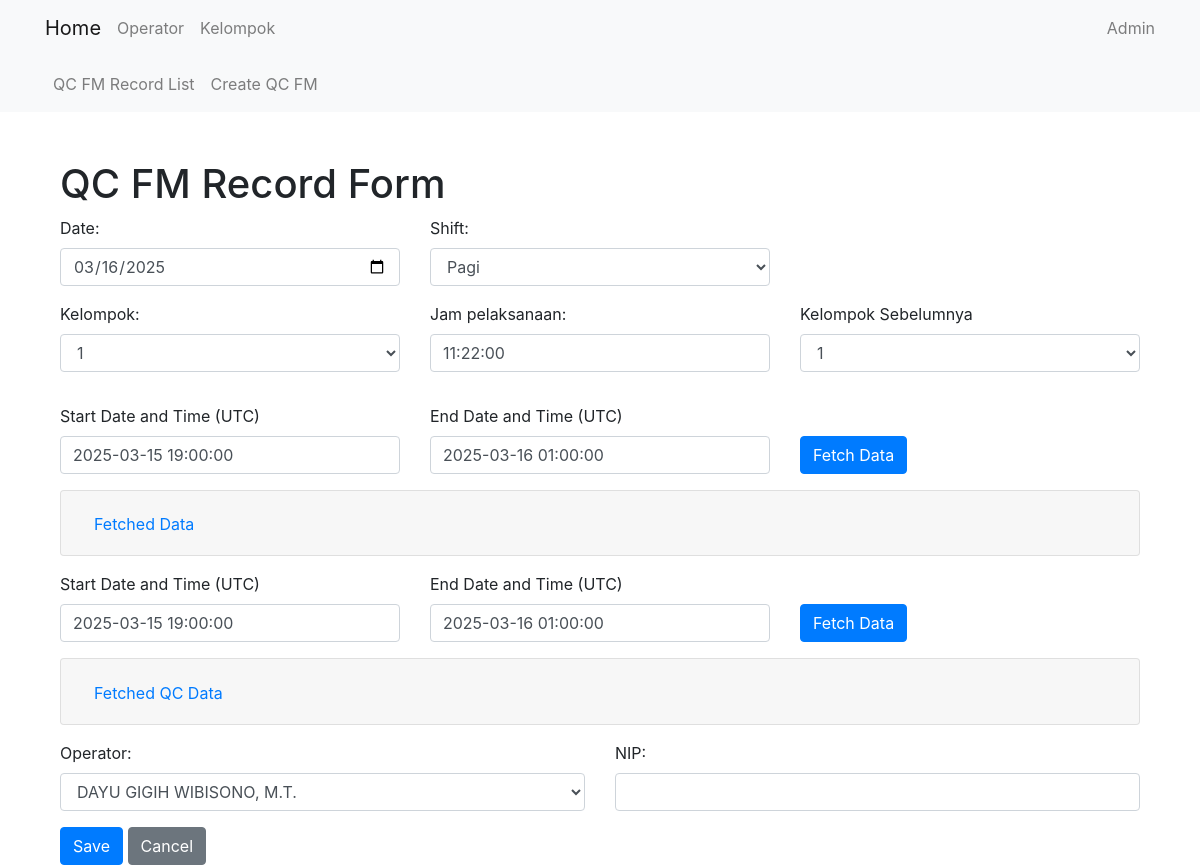
Before: /qcfm/update/1/ with the older database file.
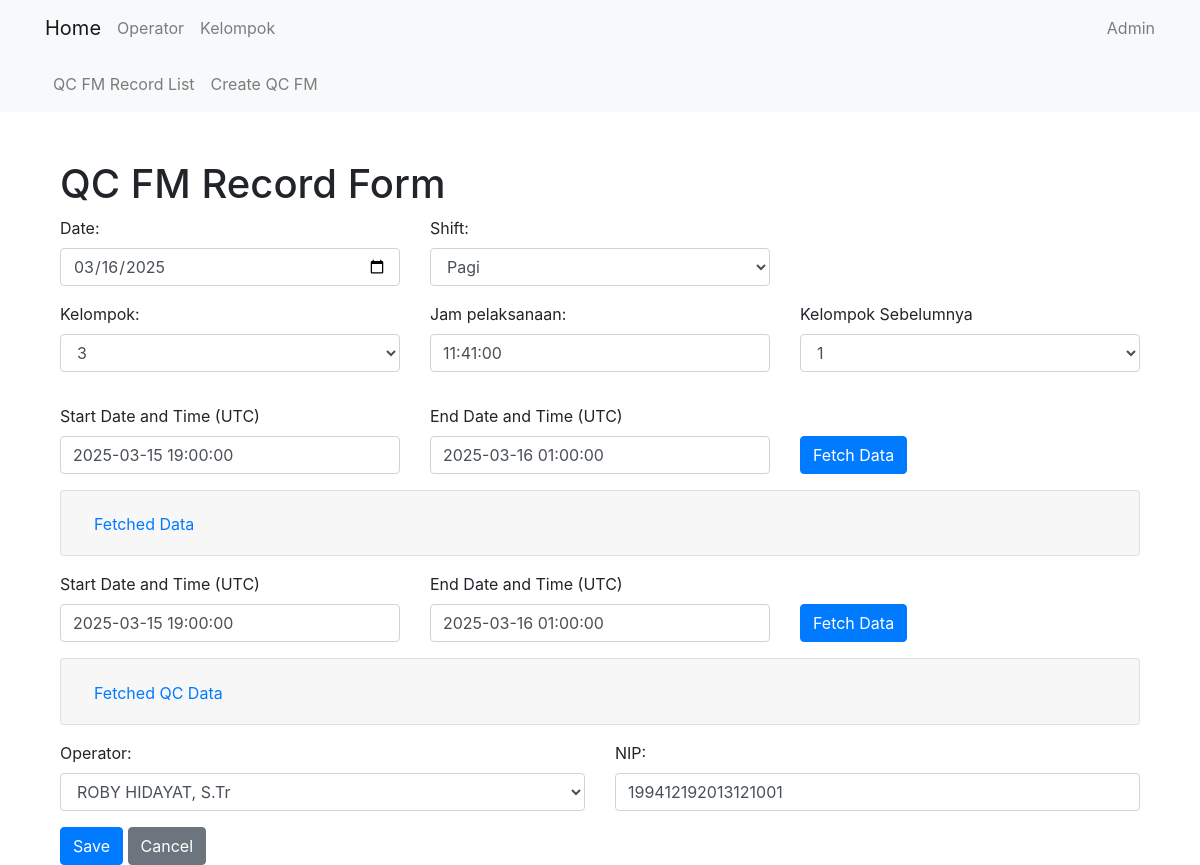
After: the same page with the newer database file.
### qcfm/models.py (models this page shows, shortened)
class QcFmRecord(models.Model):
    date = models.DateField(default=get_default_date)
    qcfm_id = models.CharField(max_length=17, default='0')
    shift = models.CharField(max_length=15, choices=SHIFT, default='P')
    kelompok = models.CharField(max_length=1, choices=KELOMPOK, default='1')
    jam_pelaksanaan = models.TimeField(default=(timezone.now() + timezone.timedelta(hours=7)).replace(second=0, microsecond=0))
    qcfm_prev = models.TextField(default='0')
    qcfm = models.TextField(default='0')
    operator = models.ForeignKey(Operator, on_delete=models.CASCADE)
    NIP = models.CharField(max_length=18, default='0', blank=True, null=True)
    kel_sebelum = models.CharField(max_length=1, choices=KELOMPOK, default='1')

### qcfm/views.py (the view, shortened to what this page needs)
# urls.py: path('update/<int:pk>/', QcFmRecordUpdateView.as_view(), name='qcfmrecord_update'),
class QcFmRecordUpdateView(UpdateView):
    model = QcFmRecord
    form_class = QcFmRecordForm
    template_name = 'qcfm/qcfmrecord_form.html'
    success_url = reverse_lazy('qcfm:qcfmrecord_list')

### qcfm/forms.py
class QcFmRecordForm(forms.ModelForm):
    qcfm_id = forms.CharField()
    class Meta:
        model = QcFmRecord
        fields = '__all__'

### core/models.py (called while the page is built)
    def __str__(self):
        return self.name

### qc/templatetags/form_tags.py (called while the page is built)
@register.filter(name='add_class')
def add_class(field, css_class):
    return field.as_widget(attrs={"class": css_class})

### qcfm/templates/qcfm/qcfmrecord_form.html (shortened to what the changed rows need)
{% extends 'core/base.html' %}
{% block content %}
<div class="container">
    <h1 class="mt-5">QC FM Record Form</h1>
    <form method="post" class="needs-validation" novalidate>
        {% load form_tags %}
        <div class="form-group row">
            <div class="col-md-4">
                {{ form.date.label_tag }}
                {{ form.date|add_class:"form-control" }}
            </div>
            <div class="col-md-4">
                {{ form.shift.label_tag }}
                {{ form.shift|add_class:"form-control" }}
            </div>
        </div>
        <div class="form-group">
            <div class="row">
                <div class="form-group col-md-4">
                    {{ form.kelompok.label_tag }}
                    {{ form.kelompok|add_class:"form-control" }}
                </div>
                <div class="form-group col-md-4">
                    {{ form.jam_pelaksanaan.label_tag }}
                    {{ form.jam_pelaksanaan|add_class:"form-control" }}
                </div>
                <div class="form-group col-md-4">
                    <label for="{{ form.kel_sebelum.id_for_label }}">Kelompok Sebelumnya</label>
                    {{ form.kel_sebelum|add_class:"form-control" }}
                </div>
            </div>
        </div>
        <div class="form-group">
            <div class="accordion" id="fetchedDataAccordion">
                <div class="card">
                    <div class="card-header" id="headingOne">
                        <h2 class="mb-0">
                            <button class="btn btn-link" type="button" data-toggle="collapse"
                                data-target="#fetchedDataSection" aria-expanded="true"
                                aria-controls="fetchedDataSection">
                                Fetched Data
                            </button>
                        </h2>
                    </div>
                </div>
            </div>
        </div>
        <div class="form-group">
            <div class="accordion" id="qcFmDataAccordion">
                <div class="card">
                    <div class="card-header" id="headingTwo">
                        <h2 class="mb-0">
                            <button class="btn btn-link" type="button" data-toggle="collapse"
                                data-target="#qcFmDataSection" aria-expanded="true" aria-controls="qcFmDataSection">
                                Fetched QC Data
                            </button>
                        </h2>
                    </div>
                </div>
            </div>
        </div>
        <div class="form-group row">
            <div class="col-md-6">
                {{ form.operator.label_tag }}
                {{ form.operator|add_class:"form-control" }}
            </div>
            <div class="col-md-6">
                {{ form.NIP.label_tag }}
                {{ form.NIP|add_class:"form-control" }}
            </div>
        </div>
    </form>
</div>
{% endblock %}

Changed rows visible on the page:
changed QcFmRecord "Pagi": kelompok "1" → "3"; jam_pelaksanaan "11:22:00" → "11:41:00"; operator "DAYU GIGIH WIBISONO, M.T." → "ROBY HIDAYAT, S.Tr"; NIP (not shown) → "199412192013121001"
